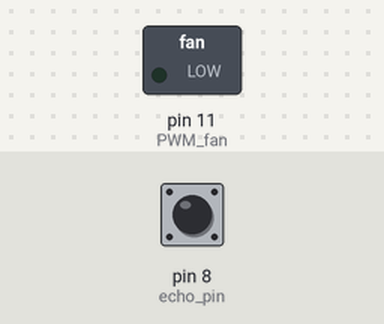
Recording of a sketch running on a simulated Arduino Uno, built with avr-gcc and run on an emulated ATmega328P. Parts: switched loads named in the sketch (green lamp = pin HIGH). The test bench sets the inputs (shaded band); at power-on: pin 8 (echo_pin) LOW. Pins used as bus, display or sensor lines are not drawn.

Above: at 0.1 s.
At 1.2 s:
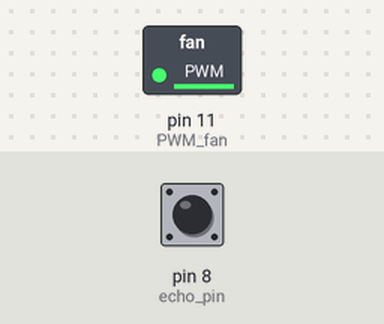
1.3 s: pin 8 (echo_pin) pulsed HIGH 2 times (0.12 s each, 0.3 s apart)
At 2.4 s:
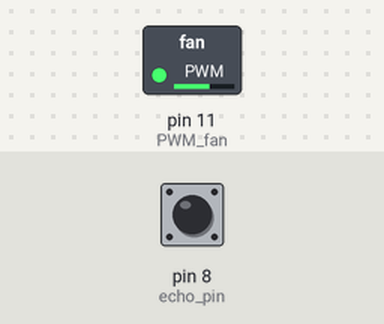
Timing chart, 0 to 4.3 s (numbered marks = the images above; inputs shaded):
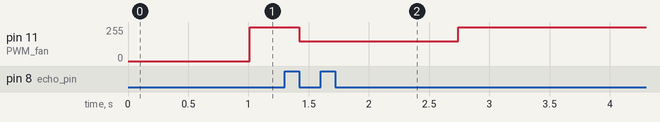

Measured:
- after the input at 1.3 s, pin 11 (PWM_fan): 254/255 → 150/255 after 0.12 s, → 254/255 1.3 s later

The sketch:

Ultrasonic_Fan_Sketch.ino
```cpp
const int trig_pin = 9; //Trigger conencted to pin 9
const int echo_pin = 8; //Echo connected to pin 8
const int PWM_fan = 11; //Pin the fan is connected to
float timing = 0.0; //Float to store "timing" variable
float distance = 0.0; //Float to store "distance" variable
int fanspeed = 0;

void setup()
{
   pinMode(echo_pin, INPUT); //Echo as input
   pinMode(trig_pin, OUTPUT); //Trigger as output
}

void loop()
{
  triggerSound();
  /*pulse in measures the state of how long a pin is in a certain state.
  //Arguments are pulseIn (pin number/name, the state to measure it in);
  //This is measuring how long the echo_pin is high
  //and writes it to the "timing" variable*/

  timing = pulseIn(echo_pin, HIGH); //Timing variable is equal to how long the "echo" pulse is
  distance = (((timing / 29) / 2) - 1); //Calculate distance from that time

  constrain (fanspeed, 0, 255);
  fanspeed = map (distance, 0, 100, 0, 255);
  analogWrite (PWM_fan, fanspeed);
  delay (10);
}

  void triggerSound() {

  //The trigger sequence
  digitalWrite (trig_pin, LOW); //The ultrasonic distance sensor requires the trigger pin to go high
  delay (2);
  digitalWrite (trig_pin, HIGH); //for 2 ms and then low for 10 ms which triggers the device reliably.
  delay (10);
  digitalWrite (trig_pin, LOW);
}
```
